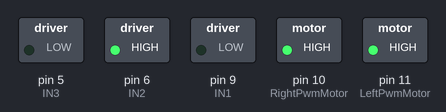
This sketch was run on a simulated Arduino Uno, built with avr-gcc and run on an emulated ATmega328P. Parts: switched loads named in the sketch (green lamp = pin HIGH).

Above: at 1.0 s.
At 4.0 s:
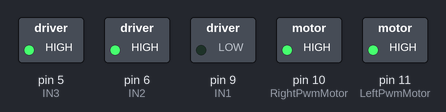
At 7.0 s:
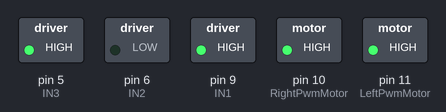
At 10.0 s:
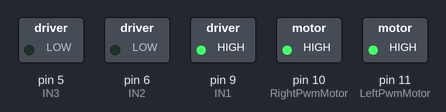
At 14.5 s:
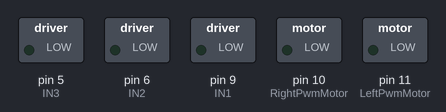
Timing chart, 0 to 15.6 s (numbered marks = the images above):
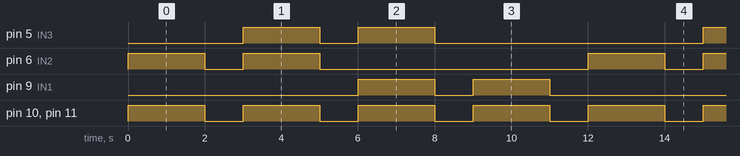

Measured:
- by itself, pin 5 (IN3), pin 6 (IN2), pin 9 (IN1): repeats every 12.0 s: LOW 1.0 s, HIGH 2.0 s, LOW 7.0 s, HIGH 2.0 s
- by itself, pin 10 (RightPwmMotor), pin 11 (LeftPwmMotor): alternates HIGH for 2.0 s and LOW for 1.0 s
- by itself, everything shown: repeats every 12.0 s, in 8 steps

The sketch:

arduino-motor-test.ino
```cpp
const int IN1 = 9;
const int IN2 = 6;
const int IN3 = 5;
const int IN4 = 3;
const int LeftPwmMotor = 11;
const int RightPwmMotor = 10;

void setup() {
    Serial.begin(115200);
    pinMode(IN2, OUTPUT);
    pinMode(IN3, OUTPUT);
    pinMode(IN1, OUTPUT);
    pinMode(IN2, OUTPUT);
    pinMode(LeftPwmMotor, OUTPUT);
    pinMode(RightPwmMotor, OUTPUT);
}

void moveForward () {
    digitalWrite(IN1, LOW);
    digitalWrite(IN2, HIGH);
    digitalWrite(IN3, LOW);
    digitalWrite(IN4, HIGH);

    analogWrite(RightPwmMotor, 255);
    analogWrite(LeftPwmMotor, 255);
}


void moveBackward() {
    digitalWrite(IN1, HIGH);
    digitalWrite(IN2, LOW);
    digitalWrite(IN3, HIGH);
    digitalWrite(IN4, LOW);

    analogWrite(RightPwmMotor, 255);
    analogWrite(LeftPwmMotor, 255);
}

void turnRight() {
    digitalWrite(IN1, HIGH);
    digitalWrite(IN2, LOW);
    digitalWrite(IN3, LOW);
    digitalWrite(IN4, HIGH);

    analogWrite(RightPwmMotor, 255);
    analogWrite(LeftPwmMotor, 255);
}
void turnLeft() {
    digitalWrite(IN1, LOW);
    digitalWrite(IN2, HIGH);
    digitalWrite(IN3, HIGH);
    digitalWrite(IN4, LOW);

    analogWrite(RightPwmMotor, 255);
    analogWrite(LeftPwmMotor, 255);
}

void moveStop() {
     digitalWrite(IN1, LOW);
     digitalWrite(IN2, LOW);
     digitalWrite(IN3, LOW);
     digitalWrite(IN4, LOW);

     analogWrite(RightPwmMotor, 0);
     analogWrite(LeftPwmMotor, 0);
}


void loop() {
    moveForward();
    delay(2000);
    moveStop();
    delay(1000);

    turnLeft();
    delay(2000);
    moveStop();
    delay(1000);

    moveBackward();
    delay(2000);
    moveStop();
    delay(1000);

    turnRight();
    delay(2000);
    moveStop();
    delay(1000);
}
```
